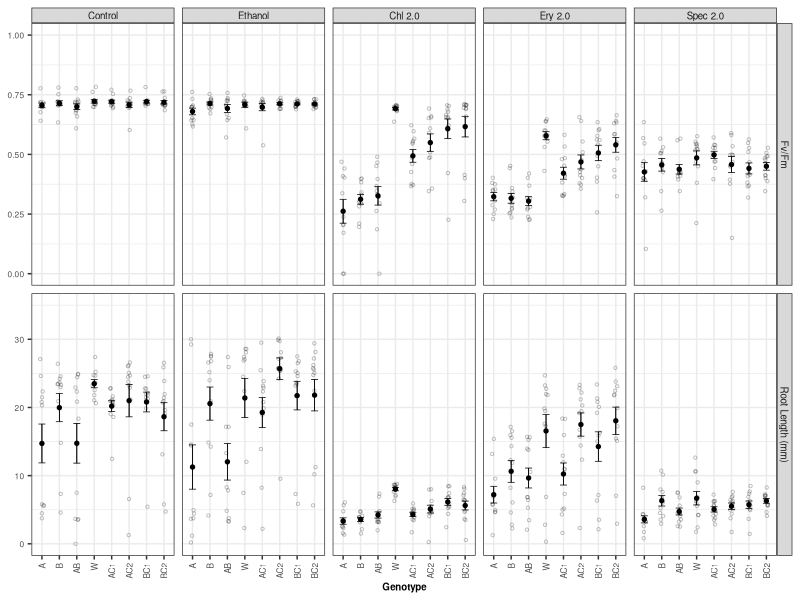
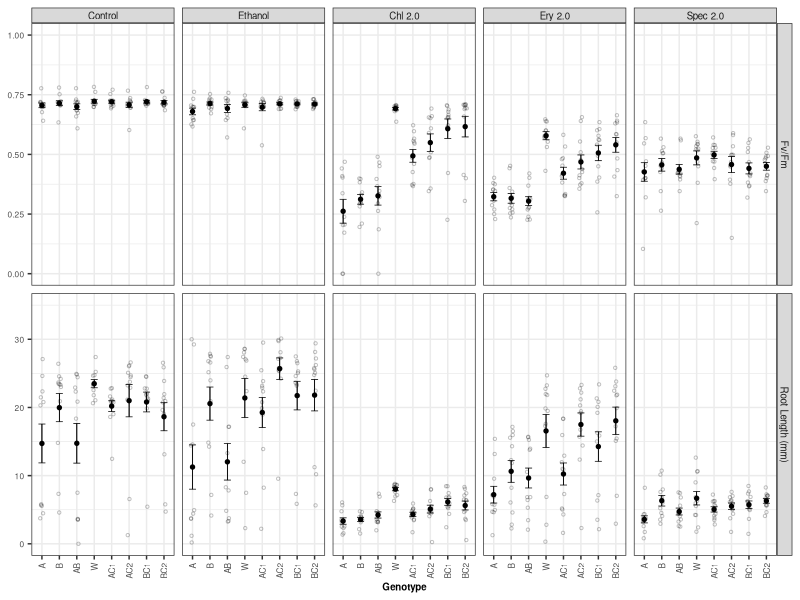

Generate these figures, in order, with R:
library(tidyverse)
library(patchwork)

X2023_Sept_rescue <- read.csv("RescueComplementation.csv")

#This code replaces the placeholders values for drug concentration with their actual values
X2023_Sept_rescue$DC = factor(X2023_Sept_rescue$DC, labels = c("Control", "Ethanol", "Chl 2.0", "Ery 2.0", "Spec 2.0"))
#This code replaces the BA value for genotype with AB
X2023_Sept_rescue$Genotype = factor(X2023_Sept_rescue$Genotype, levels = c("A", "B", "AB", "W", "AC1", "AC2", "BC1", "BC2"))


FvFm.plot <- ggplot(X2023_Sept_rescue, aes(x=Genotype, y=FvFm, group=DC)) +
  geom_point(cex=1.5,pch=1.0,position=position_jitter(w=0.1,h=0), alpha=0.5) +
  stat_summary(fun.data = 'mean_se', geom = 'errorbar', width=0.1) +
  stat_summary(fun.data = 'mean_se', geom = 'pointrange') +
  #  geom_point(data=mean.FvFm.data, aes(x=Genotype, y=FvFm)) +
  facet_grid(~DC) +
  ylab("Fv/Fm")


Root.plot <- ggplot(X2023_Sept_rescue, aes(x=Genotype, y=root_mm, group=DC)) +
  geom_point(cex=1.5,pch=1.0,position=position_jitter(w=0.1,h=0), alpha=0.5) +
  stat_summary(fun.data = 'mean_se', geom = 'errorbar', width=0.1) +
  stat_summary(fun.data = 'mean_se', geom = 'pointrange') +
  #  geom_point(data=mean.Root.data, aes(x=Genotype, y=root_mm)) +
  facet_grid(~DC) +
  ylab("Root Length (mm)") +
  theme(axis.text.x = element_text(angle = 90, hjust = 1, vjust = 0.5))

#Ths uses the patchwork library to combine the two saved plots in vertical orientation (Fv/Fm on top of root)
combined.plot <- FvFm.plot / Root.plot

#This code reformats the table in a way that will allow for making FvFm and root plots with a single ggplot call
X2023_Sept_rescue.long <- X2023_Sept_rescue %>%
  pivot_longer(
    cols = c(FvFm, root_mm),
    names_to = "Phenotype",
    values_to = "PhenotypeValue"
  )

#Rename Root to Root Length (mm) and FvFm to Fv/Fm
X2023_Sept_rescue.long$Phenotype = factor(X2023_Sept_rescue.long$Phenotype, labels = c("Fv/Fm", "Root Length (mm)"))

#calculating averages but this has been commented out below
mean.phenotype.data <- X2023_Sept_rescue.long %>% 
  filter(!is.na(PhenotypeValue)) %>% 
  group_by(Genotype, DC, Phenotype) %>% 
  summarise(PhenotypeValue = mean(PhenotypeValue))


#This is a hack to allow for both manually specifying the y axis limits and have them different for the different rows in the grid (ggplot lets you do one of those but not both)
#it is implemented with teh geom_blank lines in the ggplot call below
X2023_Sept_rescue.long <- X2023_Sept_rescue.long %>%
  mutate(ymin = case_when(
    Phenotype == "Fv/Fm" ~ 0,
    Phenotype == "Root Length (mm)" ~ 0,
    TRUE ~ NA_real_
  ),
  ymax = case_when(
    Phenotype == "Fv/Fm" ~ 1,
    Phenotype == "Root Length (mm)" ~ 35,
    TRUE ~ NA_real_
  ))


combined.plot.grid <- ggplot(X2023_Sept_rescue.long, aes(x=Genotype, y=PhenotypeValue)) +
  geom_point(cex=0.8,pch=1,position=position_jitter(w=0.1,h=0), alpha=0.25) +
  stat_summary(fun.data = 'mean_se', geom = 'errorbar', width=0.4, linewidth=0.25) +
  stat_summary(fun.data = 'mean_se', geom = 'pointrange', size=0.125, linewidth=0.25) +
  #  geom_point(data=mean.phenotype.data, aes(x=Genotype, y=PhenotypeValue)) +
  facet_grid(Phenotype~DC, scales="free_y") +
  geom_blank(aes(y = ymin)) +  #part of the hack to manually scale y axis      
  geom_blank(aes(y = ymax)) +  #part of the hack to manually scale y axis   
  labs(y = NULL) +
  theme_bw() +
  theme(
  axis.text.x = element_text(angle = 90, hjust = 1, vjust = 0.5), 
  axis.text = element_text(size=6),
  axis.title = element_text(size=7, face="bold"),
  strip.text = element_text(size=7, margin = margin(t = 2, r = 2, b = 2, l = 2))
)

combined.plot.grid

ggsave("RescueComplementation.pdf", width=6, height=2.5)